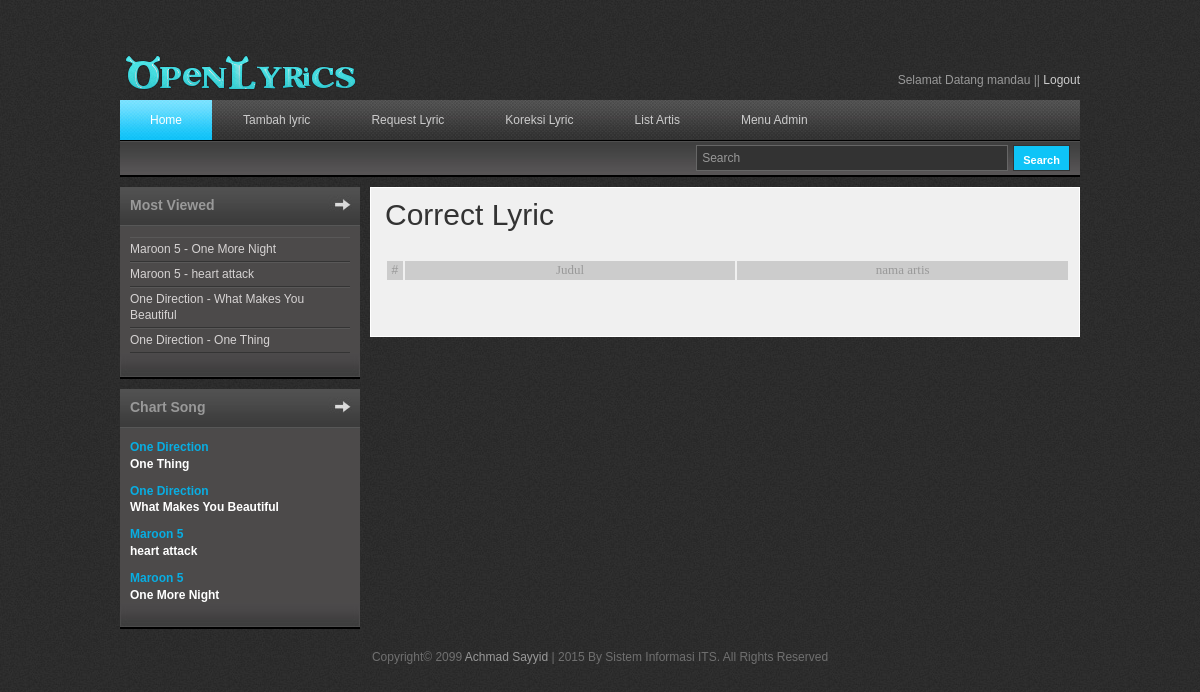
/admin/cor.php (signed in), run on the app's committed database.
### tables this page shows
CREATE TABLE IF NOT EXISTS `member` (
  `id_member` int(3) NOT NULL AUTO_INCREMENT,
  `username` varchar(20) NOT NULL,
  `password` varchar(50) NOT NULL,
  `email` varchar(35) NOT NULL,
  `tanggal` datetime NOT NULL,
  PRIMARY KEY (`id_member`)
);

CREATE TABLE IF NOT EXISTS `lyric` (
  `id_lyric` int(3) NOT NULL AUTO_INCREMENT,
  `id_artis` int(3) NOT NULL,
  `id_member` int(3) NOT NULL,
  `id_album` int(3) NOT NULL,
  `judul` varchar(30) NOT NULL,
  `lyric` text NOT NULL,
  `album` varchar(20) NOT NULL,
  `views` int(5) NOT NULL,
  `tanggal` datetime NOT NULL,
  PRIMARY KEY (`id_lyric`)
);

CREATE TABLE IF NOT EXISTS `artis` (
  `id_artis` int(3) NOT NULL AUTO_INCREMENT,
  `nama` varchar(35) NOT NULL,
  `tahun` year(4) NOT NULL,
  `tempat_lahir` varchar(30) NOT NULL,
  `genre` varchar(20) NOT NULL,
  PRIMARY KEY (`id_artis`)
);

### admin/cor.php (the view, shortened to what this page needs)
<?php
if(isset($_SESSION['id_member'])){
    $id = $_SESSION['id_member'];
}
include "../conf.php";
?>
<!DOCTYPE html PUBLIC "-//W3C//DTD XHTML 1.0 Transitional//EN" "http://www.w3.org/TR/xhtml1/DTD/xhtml1-transitional.dtd">
<html xmlns="http://www.w3.org/1999/xhtml">
<head>
<link href="../css/templatemo_style.css" rel="stylesheet" type="text/css" />
<link rel="stylesheet" type="text/css" href="../css/ddsmoothmenu.css" />
<link rel="stylesheet" type="text/css" media="all" href="../css/jquery.dualSlider.0.2.css" />
</head>
<body>
<div id="templatemo_wrapper">
    <div id="templatemo_header">
        <div id="site_title">
            <h1><a href="../index.php">Open Lyrics</a></h1>
        </div>
        <br/>
        <?php
        $query="SELECT * FROM member WHERE id_member='$id'";
        $hasil = mysql_query($query, $koneksi);
        $record = mysql_fetch_array($hasil);
        ?>
        <div id="header_right">
      <div id="loginContainer"> <span>Selamat Datang
        <?php echo $record['username'] ?>
        || </span> <span><a href="../proses/logout.php">Logout</a>
      </div>
        </div>
    </div>
    <div id="templatemo_menu">
        <div id="top_nav" class="ddsmoothmenu">
            <ul>
        <li><a href="../index.php" class="selected">Home</a></li>
        <li><a href="../add_lyric.php">Tambah lyric</a></li>
        <li><a href="../req_lyric.php">Request Lyric</a></li>
        <li><a href="../corect_lyric.php">Koreksi Lyric</a></li>
        <li><a href="../artis.php">List Artis</a></li>
                <?php if ($id == 1) {  ?>
        <li><a href="#">Menu Admin</a>
        </li>
                <?php }  ?>
            </ul>
            <br style="clear: left" />
        </div>
        <div id="menu_second_bar">
            <div id="templatemo_search">
                <form action="../search.php" method="POST">
                  <input type="text" value="Search" name="keyword" onfocus="clearText(this)" onblur="clearText(this)" class="txt_field" />
                  <input type="submit" name="Search" value=" Search " class="sub_btn"  />
                </form>
            </div>
        </div>
    </div>
    <div id="templatemo_main">
   		<div id="sidebar" class="float_l">
      <div class="sidebar_box"><span class="bottom"></span>
        <h3>Most Viewed</h3>
        <div class="content">
          <ul class="sidebar_list">
            <?php
                        $sql = "SELECT * FROM lyric ORDER by views DESC LIMIT 15";
                        $hasil=mysql_query($sql,$koneksi);
                        while($rows = mysql_fetch_array($hasil)){
                        $singer = mysql_fetch_array(mysql_query("SELECT nama FROM artis WHERE id_artis='".$rows['id_artis']."'"));
                        ?>
            <li><a href="../view.php?id=<?php echo $rows['id_lyric'] ?>">
              <?php echo $singer['nama'] ." - ". $rows['judul'] ?>
              </a></li>
            <?php } ?>
          </ul>
        </div>
      </div>
      <div class="sidebar_box"><span class="bottom"></span>
        <h3>Chart Song</h3>
        <div class="content">
          <div class="bs_box">
            <?php
                        $sql = "SELECT * FROM lyric ORDER by tanggal DESC LIMIT 5";
                        $hasil=mysql_query($sql,$koneksi);
                        while($rows = mysql_fetch_array($hasil)){
                        $singer = mysql_fetch_array(mysql_query("SELECT nama FROM artis WHERE id_artis='".$rows['id_artis']."'"));
                        ?>
            <h4><a href="../view.php?id=<?php echo $rows['id_lyric'] ?>">
              <?php echo $singer['nama'] ?>
            </h4>
            <p class="price">
              <?php echo $rows['judul'] ?>
            </p></a>
            <?php } ?>
          </div>
        </div>
      </div>
        </div>
        <div id="content" class="float_r">
            <h1>Correct Lyric</h1>
				<div id="contact_form">
                   <table width="685" border="0">
                      <tr>
                        <td width="10" bgcolor="#CCCCCC"><div align="center">#</div></td>
                        <td width="250" bgcolor="#CCCCCC"><div align="center"><font face="verdana" size="2">Judul</font></div></td>
                        <td width="250" bgcolor="#CCCCCC"><div align="center"><font face="verdana" size="2">nama artis</font></div></td>
                       </tr>
                     </table>
                </div>
            </div>
    </div>
    <div id="templatemo_footer">
Copyright© 2099 <a href="https://www.facebook.com/prastyo.adi.108">Achmad Sayyid</a> | 2015 By Sistem Informasi ITS. All Rights Reserved
    </div>
</div>
</body>
</html>

### css/templatemo_style.css (style rules this page uses)
body { margin: 0; padding: 0; color: #999; font-family: Tahoma, Geneva, sans-serif; font-size: 12px; line-height: 1.4em; background-color: #2e2e2e; background-repeat: repeat; background-image: url(../images/templatemo_body.jpg) }
a, a:link, a:visited { color: #08aee3; font-weight: normal; text-decoration: none; }
p { margin: 0 0 10px 0; padding: 0; }
h1, h2, h3, h4, h5, h6 { color: #333; font-weight: normal; }
h1 { font-size: 30px; margin: 0 0 30px; padding: 5px 0; }
h3 { font-size: 20px; margin: 0 0 20px; padding: 0; }
h4 { font-size: 16px; margin: 0 0 15px; padding: 0; }
.float_l { float: left }
.float_r { float: right }
#templatemo_wrapper { width: 960px; margin: 0 auto; padding: 0 10px 10px; }
#templatemo_header { width: 100%; padding: 50px 0 10px; }
#templatemo_menu { width: 100%; height: 77px; margin-bottom: 10px; background: url(../images/templatemo_menu.jpg) repeat-x }
#templatemo_main { width: 100%; margin-bottom: 10px; }
#content { width: 680px; background: #f0f0f0; border: 1px solid #fff; padding: 14px; }
#sidebar { width: 240px }
#templatemo_footer { text-align: center; }
#site_title { float: left; widht: 100% height: 100% }
#site_title h1 { margin: 0; padding: 0; }
#site_title h1 a { display: block; width: 250px; height: 40px; font-size: 12px; text-indent: -10000px; color: #999; text-align: left; background: url(../images/templatemo_logo.png) no-repeat top left; }
#header_right { float: right; margin-top: 5px; }
#header_right a { color: #ccc; }
#menu_second_bar { padding: 5px 10px; }
#templatemo_search { float: right; }
#templatemo_search form { margin: 0; padding: 0; }
#templatemo_search .txt_field { float: left; display: block; margin-right: 5px; height: 24px; line-height: 24px; width: 300px; color: #999; font-size: 12px; padding: 0 5px; font-variant: normal; border: 1px solid #666; background: #333; }
#templatemo_search .sub_btn { float: right; display: block; color: #fff; height: 26px; font-size: 11px; font-weight: 700; line-height: 26px; cursor: pointer; border: 1px solid #333; background: #0ec4f7; }
.sidebar_box { position: relative; background: #4c4a4a; margin-bottom: 36px; }
.sidebar_box h3 { font-size: 14px; font-weight: 700; padding: 10px; width: 220px; height: 20px; margin-bottom: 0; background: url(../images/templatemo_sidebar_header.jpg) no-repeat; color: #999 }
.sidebar_box span.bottom { position: absolute; bottom: -26px; left: 0; width: 240px; height: 26px; background: url(../images/templatemo_sidebar_bottom.jpg) }
#sidebar .sidebar_box .content { padding: 10px 10px 0; }
#sidebar .sidebar_list { margin: 0; padding: 0; list-style: none; }
#sidebar .sidebar_list li { display: block; margin: 0; padding: 3px 0; border-top: 1px solid #595858; border-bottom: 1px solid #343434; }
#sidebar .sidebar_list li a { color: #d6d3d3; }
.bs_box { clear: both; margin-bottom: 20px }
.bs_box h4 { margin-bottom: 0 }
.bs_box h4 a { font-size: 12px; color: #08aee3; font-weight: 700 }
.bs_box .price { font-size: 12px; font-weight: 700; color: #fff }
#contact_form { padding: 0; width: 312px; margin-bottom: 40px; }
#templatemo_footer { color: #707070; }
#templatemo_footer a { color: #999; }
#loginContainer { position:relative; float:right; font-size:12px; }

### css/ddsmoothmenu.css (style rules this page uses)
.ddsmoothmenu ul { z-index:100; margin: 0; padding: 0; list-style-type: none; }
.ddsmoothmenu ul li { position: relative; display: inline; float: left; }
.ddsmoothmenu ul li a { display: block; padding: 0 30px; height: 40px; line-height: 40px; margin-right: 1px; font-size: 12px; color: #ccc; text-decoration: none; outline: none; text-align: center; background: url(images/templatemo_menu_divider.png) right center no-repeat }
.ddsmoothmenu ul li a.selected, .ddsmoothmenu ul li a:hover { color: #fff; background: url(../images/templatemo_menu_hover.jpg) repeat-x }

### data on the page
member: username "mandau"
lyric: id_artis.nama "Maroon 5", judul "One More Night"
lyric: id_artis.nama "Maroon 5", judul "heart attack"
lyric: id_artis.nama "One Direction", judul "What Makes You Beautiful"
lyric: id_artis.nama "One Direction", judul "One Thing"
